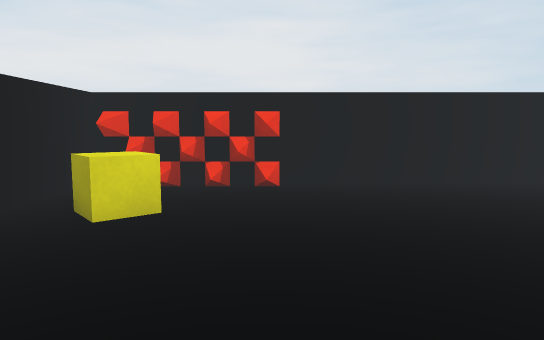
view 1 (above)

17 first-person views from a walk through a Unity game level. The camera is 0.51 m above the floor, tilts 6° down and sees 70° across. The floor is counted in squares, 0.5 m on a side. Each view is taken from the middle of a square. On the plan, view 1 faces up. The plan holds only what a view shows up to about 14 squares ahead; the rest is blank. The player character is not drawn.

view 2
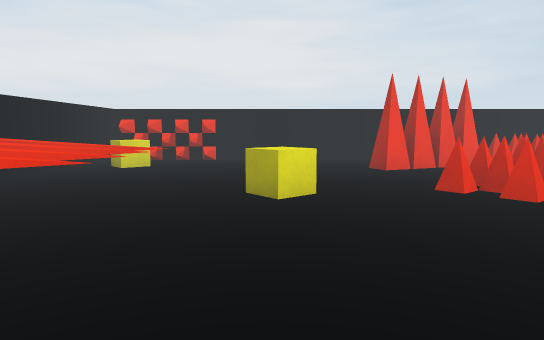

view 3
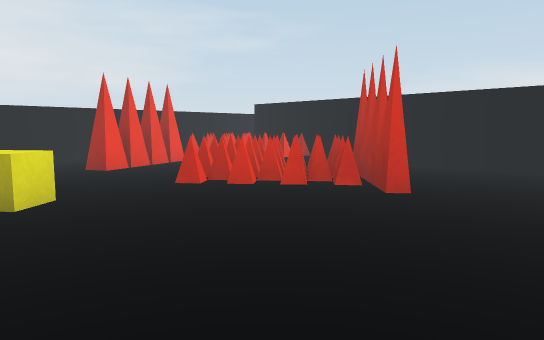

view 4
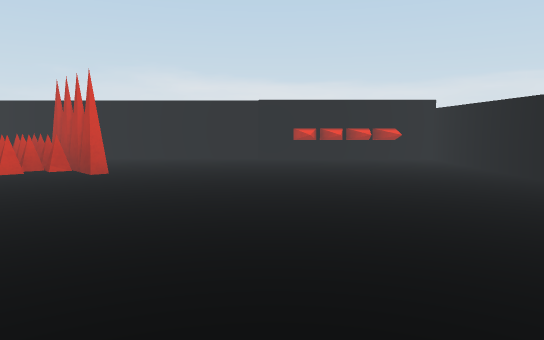

view 5
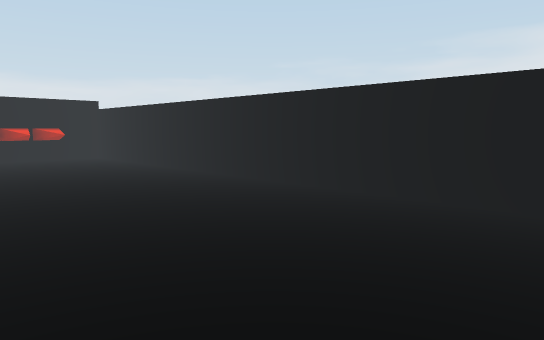

view 6
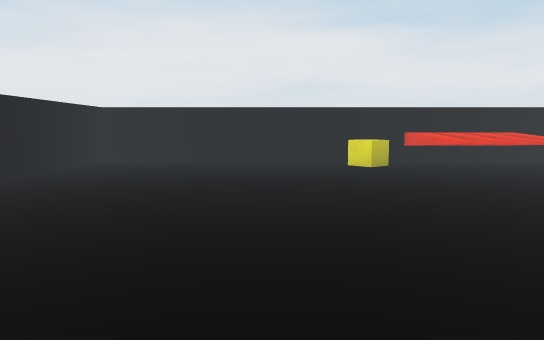

view 7
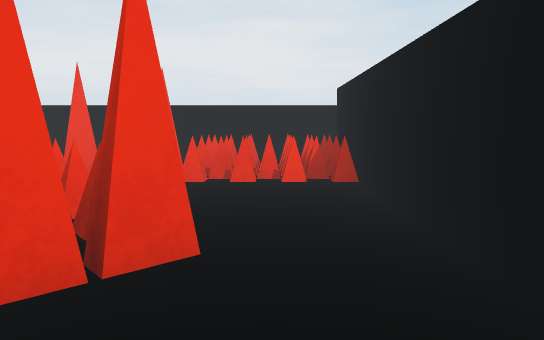

view 8
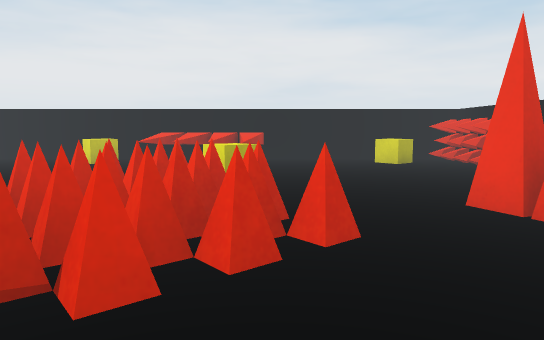

view 9
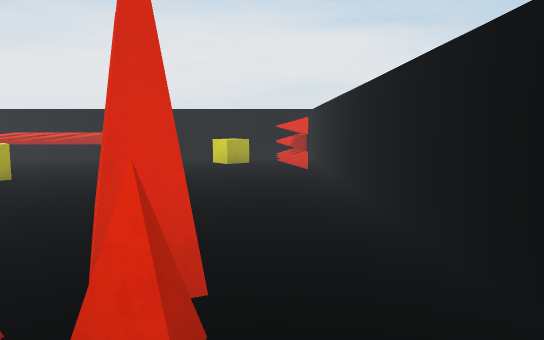

view 10
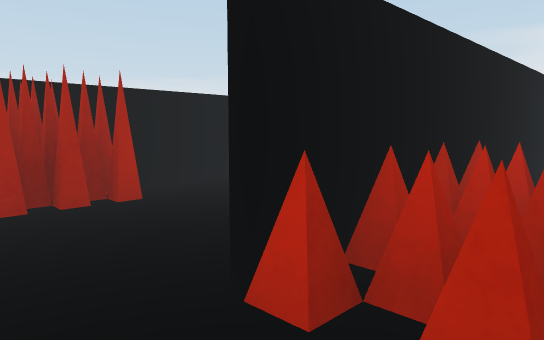

view 11
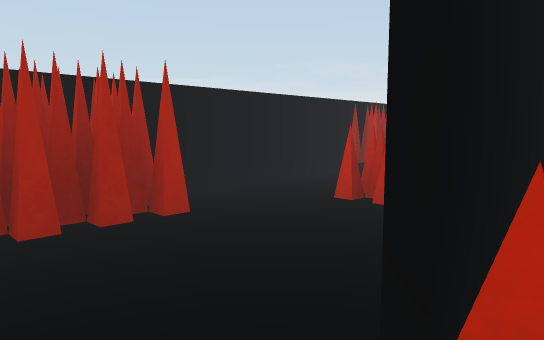

view 12
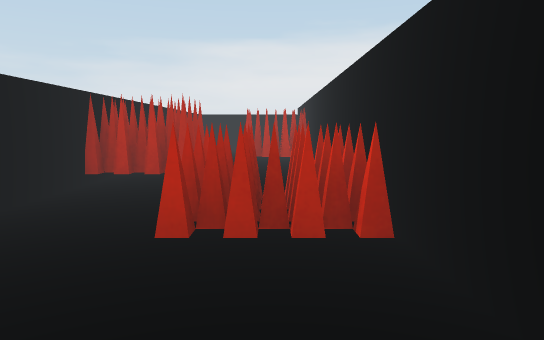

view 13
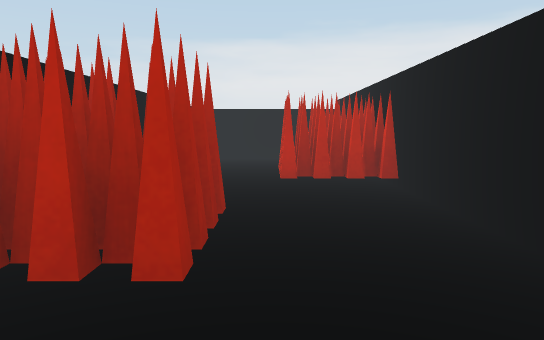

view 14
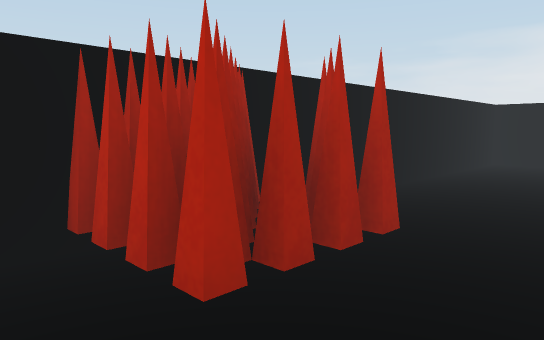

view 15
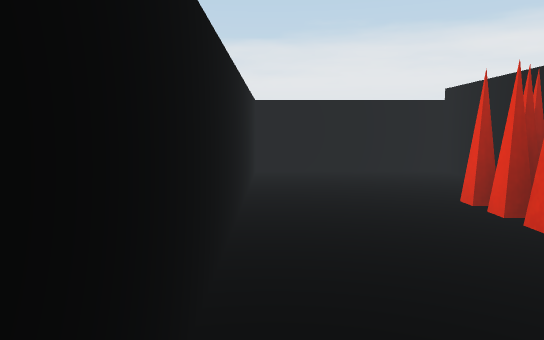

view 16
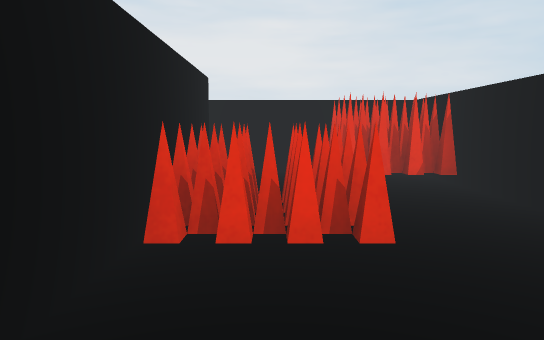

view 17
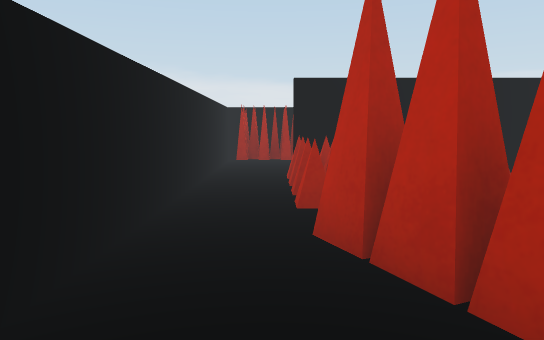

### Floor plan
Key: @ floor where view 1 was taken; # wall or solid block; . floor; S spikes; C yellow cube.
Columns run from 4 left of view 1 to 17 right of it. Each row starts with its distance up from view 1.
  8 ######################
  7 #.SS.................#
  6 #..................SS#
  5 #.C.......SS.SSS#..SS#
  4 #........SS..SSS#....#
  3 #............SSS#....#
  2 #...............#S...#
  1 #..........S....#....#
  0 #SSS@.C..SSSS...#....#
 -1 #SSS......SSSS..#....#
 -2 #SSS......SSS...#..SS#
 -3 #..........S....#....#
 -4 #.C.............#....#
 -5 #...............#....#
 -6 #...............#S...#
 -7 #..............S#S...#
 -8 #..............S#....#
 -9 #..............S#....#
-10 #..............S#....#
-11 #..............S#....#
-12 #..............S#....#
-13 ######################

Positions as (right, up) in squares from view 1, and headings:
1: (0, 0), facing up
2: (2, -6), facing up
3: (1, -6), facing up-right
4: (-2, -7), facing right
5: (-3, -7), facing down-right
6: (9, -7), facing left
7: (10, -4), facing up
8: (10, 1), facing left
9: (10, 6), facing left
10: (10, 7), facing down-right
11: (11, 7), facing down-right
12: (13, 6), facing down
13: (14, 1), facing down
14: (13, 0), facing down-right
15: (16, -3), facing down
16: (13, -2), facing up
17: (4, 6), facing right
